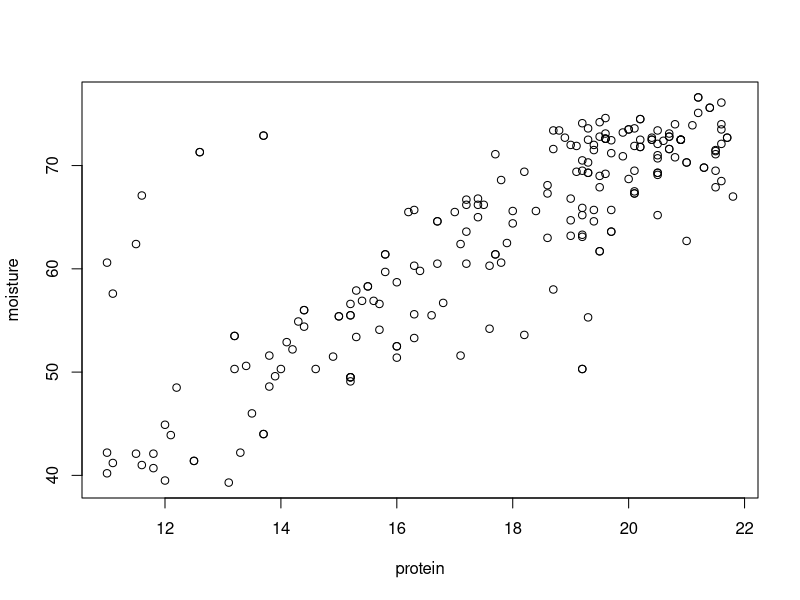
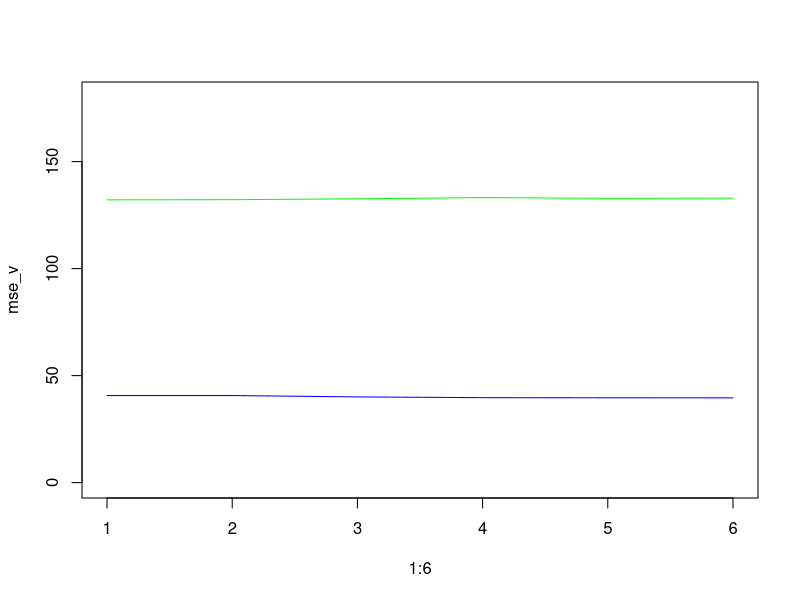
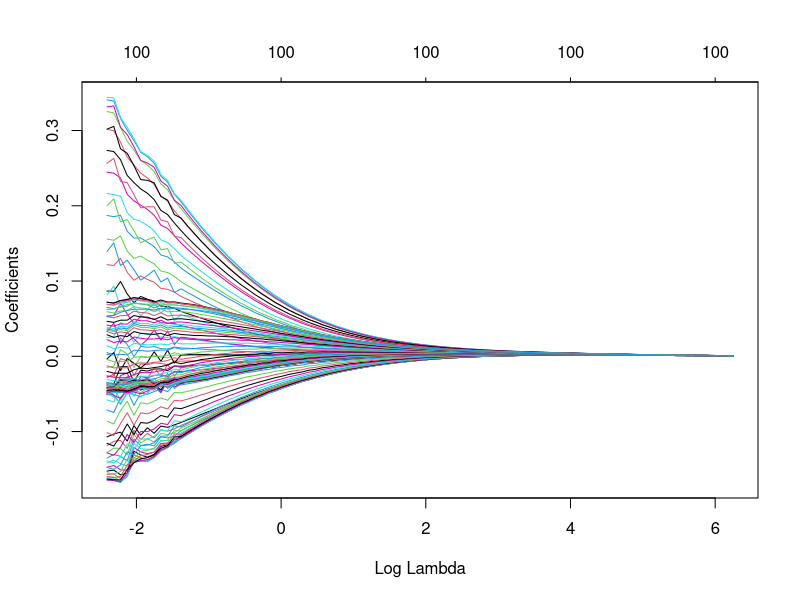
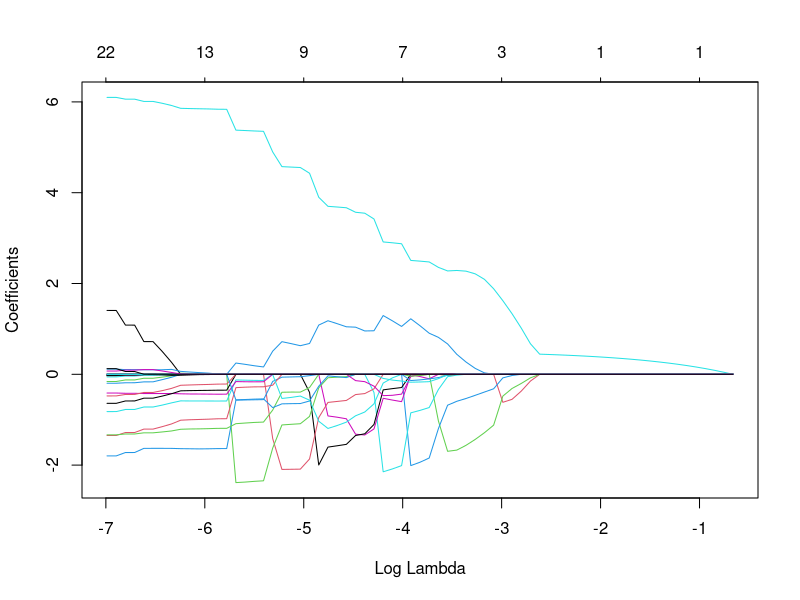
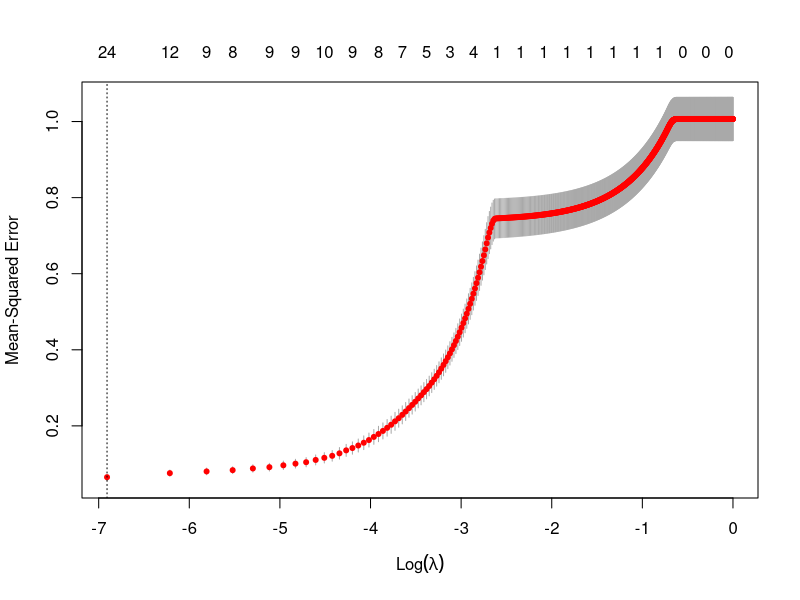

Write the R code that produced these figures, in order.
library(MASS)
library(glmnet)

# Task 1
dataframe = read.csv("tecator.csv", dec=',')
dataframe = dataframe[-215,]
protein = dataframe$Protein
moisture = dataframe$Moisture
fat = dataframe$Fat
channels = as.matrix(dataframe[1:100])

plot(protein, moisture)

# Task 2
# M1 = w0+w1*p+ε, where ε = N~(0, σ)
# M2 = w0+w1*p+w2*p²+ε, where ε=N~(0, σ)
# M3 = w0+w1*p+w2*p²+w3*p³+ε, where ε=N~(0, σ)
# etc.
# MSE criterion is appropriate to use since it minimizes the errors in our predicions (deviation of ε)

# Task 3
n = dim(dataframe)[1]
ids = sample(1:n, floor(n/2))

training = dataframe[ids,]
validation = dataframe[-ids,]

p = training$Protein
p2 = p^2
p3 = p^3
p4 = p^4
p5 = p^5
p6 = p^6
X1 = cbind(p)
X2 = cbind(p, p2)
X3 = cbind(p, p2, p3)
X4 = cbind(p, p2, p3, p4)
X5 = cbind(p, p2, p3, p4, p5)
X6 = cbind(p, p2, p3, p4, p5, p6)
#B = solve(t(X)%*%X)%*%t(X)%*%Y if I was to calculate it myself, did not work for higher polynomial terms of power
M1 = lm(Moisture ~ X1, data=training)
M2 = lm(Moisture ~ X2, data=training)
M3 = lm(Moisture ~ X3, data=training)
M4 = lm(Moisture ~ X4, data=training)
M5 = lm(Moisture ~ X5, data=training)
M6 = lm(Moisture ~ X6, data=training)

# Make the predictions

fitted_validation1 = predict(M1, validation)
fitted_validation2 = predict(M2, validation)
fitted_validation3 = predict(M3, validation)
fitted_validation4 = predict(M4, validation)
fitted_validation5 = predict(M5, validation)
fitted_validation6 = predict(M6, validation)
fitted_training1 = predict(M1)
fitted_training2 = predict(M2)
fitted_training3 = predict(M3)
fitted_training4 = predict(M4)
fitted_training5 = predict(M5)
fitted_training6 = predict(M6)

# Calculate the MSEs
# Validation MSEs
mse_v1 = mean((validation$Moisture-fitted_validation1)^2)
mse_v2 = mean((validation$Moisture-fitted_validation2)^2)
mse_v3 = mean((validation$Moisture-fitted_validation3)^2)
mse_v4 = mean((validation$Moisture-fitted_validation4)^2)
mse_v5 = mean((validation$Moisture-fitted_validation5)^2)
mse_v6 = mean((validation$Moisture-fitted_validation6)^2)

# Training MSEs
mse_t1 = mean((training$Moisture-fitted_training1)^2)
mse_t2 = mean((training$Moisture-fitted_training2)^2)
mse_t3 = mean((training$Moisture-fitted_training3)^2)
mse_t4 = mean((training$Moisture-fitted_training4)^2)
mse_t5 = mean((training$Moisture-fitted_training5)^2)
mse_t6 = mean((training$Moisture-fitted_training6)^2)

# MSEs for validation and training
mse_v = c(mse_v1, mse_v2, mse_v3, mse_v4, mse_v5, mse_v6)
mse_t = c(mse_t1, mse_t2, mse_t3, mse_t4, mse_t5, mse_t6)

plot(1:6, mse_v, type="l", col="green", ylim=c(0,180))
lines(1:6, mse_t, type="l", col="blue")

idx = !colnames(training) %in% c("Sample", "Fat", "Protein", "Moisture")
formulax = paste("Fat~", paste(colnames(training[,idx]), collapse = "+"))

#Task 4 - stepAIC
fit = lm(formula(formulax), data=dataframe)
step = stepAIC(fit, direction="both", trace=FALSE)
step$anova
summary(step)

# Task 5 - Ridge regression
scaled_channels = scale(dataframe[,2:101])
scaled_fat = scale(dataframe$Fat)
model0_ridge = glmnet(as.matrix(scaled_channels), scaled_fat, alpha=0, family="gaussian")
plot(model0_ridge, xvar="lambda")

# Task 6 - LASSO
model0_lasso = glmnet(as.matrix(scaled_channels), scaled_fat, alpha=1, family="gaussian")
plot(model0_lasso, xvar="lambda")

# Task 7 - Cross-validation LASSO
model0_lasso_cv = cv.glmnet(as.matrix(scaled_channels), scaled_fat, alpha=1, family="gaussian", lambda=seq(0,1,0.001))
plot(model0_lasso_cv, xvar="lambda", label=TRUE)
model0_lasso_cv$lambda.min





